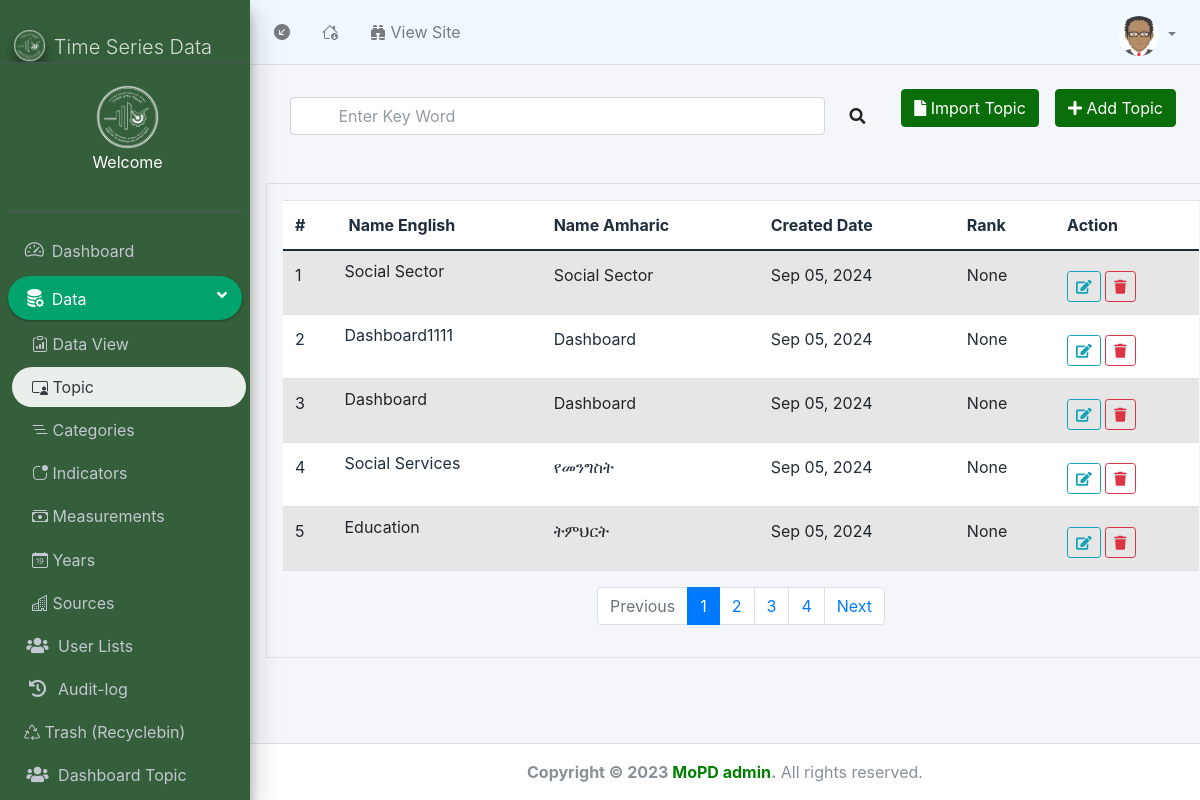
Page /user-admin/topic/ on the committed database.
### Base/models.py (models this page shows, shortened)
class Topic(models.Model):
    title_ENG = models.CharField(max_length=300, unique = True)
    title_AMH = models.CharField(max_length=300, null = True)
    is_dashboard = models.BooleanField(default = False)
    rank = models.IntegerField(null=True, blank=True)
    icon = IconField()
    updated =  models.DateTimeField(auto_now=True)
    created = models.DateTimeField(auto_now_add=True)
    is_deleted = models.BooleanField(default=False)
    class Meta:
        ordering = ['rank'] #Oldest First

### UserAdmin/views.py (the view, shortened to what this page needs)
# urls.py: path('topic/', topic, name='topic'),
def topic(request):
    form = TopicForm(request.POST or None, request.FILES or None)
    topics = Topic.objects.all()
    count = 5
    if 'q' in request.GET:
        q = request.GET['q']
        topics = Topic.objects.filter( Q(title_ENG__contains=q) | Q(title_AMH__contains=q) | Q(created__contains=q))
    paginator = Paginator(topics, 5)
    page_number = request.GET.get('page')
    try:
        page = paginator.get_page(page_number)
        try: count = (5 * (int(page_number) if page_number  else 1) ) - 5
        except: count = (5 * (int(1) if page_number  else 1) ) - 5
    except PageNotAnInteger:
        page = paginator.page(1)
        count = (5 * (int(1) if page_number  else 1) ) - 5
    except EmptyPage:
        page = paginator.page(paginator.num_pages)
        count = (5 * (int(paginator.num_pages) if page_number  else 1) ) - 5
    context = {
        'topics' : page,
        'count' : count,
        'form' : form,
    }
    return render(request, 'user-admin/topic.html', context)

### UserAdmin/forms.py
class TopicForm(forms.ModelForm):
    class Meta:
        model = Topic
        fields = ['title_ENG', 'title_AMH', 'icon', 'is_dashboard']
        widgets = {
            'title_ENG': forms.TextInput(attrs={'class': 'form-control'}),
            'title_AMH': forms.TextInput(attrs={'class': 'form-control'}),
            'is_dashboard': forms.CheckboxInput(attrs={'class': 'form-check-input ml-3'}),
        }

### templates/user-admin/topic.html (shortened to what this page needs)
{% load static %}
{% load fontawesome_5 %}
<!DOCTYPE html>
<html lang="en">
  <head>
    {% include 'user-admin/include/head.html' %}
    {% fontawesome_5_static %}
  </head>
  <body class="hold-transition sidebar-mini layout-fixed">
    {% include 'user-admin/include/navbar.html'%}
    <div>{% include 'user-admin/include/sidebar.html' %}</div>
    <div class="content-wrapper">
        <div class="row p-3">
            <div class="col-lg-8">
                <form>
                    <div class="col-12 d-flex align-items-center">
                        <input type="text" name="q" class="form-control ps-5 pe-5 m-3 d-block" placeholder="Enter Key Word">
                        <i class="fas fa-search ms-2"></i>
                    </div>
                </form>
            </div>
            <div class="col flot-right ">
                <button class="btn btn-primary float-end m-2"
                data-bs-toggle="modal"
                data-bs-target="#AddTopic"
                data-bs-whatever="@mdo"><i class="fas fa-plus"></i> Add Topic</button>
                <button class="btn btn-primary float-end m-2"
                data-bs-whatever="@mdo"><i class="fas fa-file"></i> Import Topic</button>
            </div>
          </div>
            <div class="table-responsive m-3 border p-3">
                <table class="table table-striped p-3 table-hover gap-5 bg-white">
                    <thead  >
                        <tr>
                            <th>#</th>
                            <th>Name English</th>
                            <th>Name Amharic</th>
                            <th>Created Date</th>
                            <th>Rank</th>
                            <th>Action</th>
                        </tr>
                    </thead>
                    <tbody class="p-5">
                      {% if topics %}
                        {% for topic in topics %}
                        <tr >
                            <td>{{forloop.counter}}</td>
                            <td class="p-2">{{topic.title_ENG}}</td>
                            <td>{{topic.title_AMH}}</td>
                            <td>{{topic.created|date:"M d, Y" }}</td>
                            <td>{{topic.rank}}</td>
                            <td>
                            <button
                              class="btn btn-outline-info mt-2 btn-sm btn-update"
                              data-bs-toggle="modal"
                              data-bs-target="#UpdateTopicModal"
                              data-bs-whatever="@mdo"
                              data-id = {{topic.id}}
                              data-title_ENG = {{topic.title_ENG}}
                              data-title_AMH = {{topic.title_AMH}}
                              data-is_dashboard = {{topic.is_dashboard}}
                              data-icon = {{topic.icon}}
                              data-rank = {{topic.rank}}
                              >
                              <i class="fa fa-edit"></i>
                            </button>
                            <button
                              class="btn btn-outline-danger mt-2 btn-sm btn-delete"
                              data-bs-toggle="modal"
                              data-bs-target="#deleteTopicModal"
                              data-bs-whatever="@mdo"
                              data-id = {{topic.id}}
                              data-name = {{topic.title_ENG}}
                              >
                              <i class="fa fa-trash"></i>
                            </button>
                            </td>
                        </tr>
                      {% endfor %}
                      {% else %}
                      <tr>
                        <td class="text-center text-danger" colspan="9">No Data Found</td>
                      </tr>
                      {% endif %}
                    </tbody>
                  </table>
         <nav aria-label="Page navigation example">
            <ul class="pagination pagination-circle pagination-outline justify-content-center" >
            {% if topics.has_previous %}
              <li class="page-item">
              <a class="page-link" href="?page={{ topics.previous_page_number }}">Previous</a>
              </li>
            {% else %}
              <li class="page-item disabled">
              <a class="page-link" href="#" tabindex="-1" aria-disabled="True">Previous</a>
              </li>
            {% endif %}
            {% for i in topics.paginator.page_range %}
              {% if topics.number == i %}
                <li class="page-item active" aria-current="page">
                <span class="page-link">
                {{ i }}
                </span>
              </li>
              {% elif i > topics.number|add:'-5' and i < topics.number|add:'5' %}
                 <li class="page-item"><a class="page-link" href="?page={{ i }}">{{ i }}</a></li>
              {% endif %}
            {% endfor %}
            {% if topics.has_next %}
              <li class="page-item">
              <a class="page-link" href="?page={{ topics.next_page_number }}">Next</a>
              </li>
            {% else %}
              <li class="page-item disabled">
              <a class="page-link" href="#" tabindex="-1" aria-disabled="True">Next</a>
              </li>
            {% endif %}
            </ul>
          </nav>
            </div>
    </div>
    {% include 'user-admin/include/footer.html'%}
    {% include 'user-admin/include/footer_js.html'%}
  </body>
</html>

### rows in the picture
Topic: title_ENG "Social Sector", title_AMH "Social Sector", created "Sep 05, 2024", rank "None"
Topic: title_ENG "Dashboard1111", title_AMH "Dashboard", created "Sep 05, 2024", rank "None"
Topic: title_ENG "Dashboard", title_AMH "Dashboard", created "Sep 05, 2024", rank "None"
Topic: title_ENG "Social Services", title_AMH "የመንግስት", created "Sep 05, 2024", rank "None"
Topic: title_ENG "Education", title_AMH "ትምህርት", created "Sep 05, 2024", rank "None"

### other values in the picture
{{ i }} "1"
{{ i }} "2" "3" "4"
